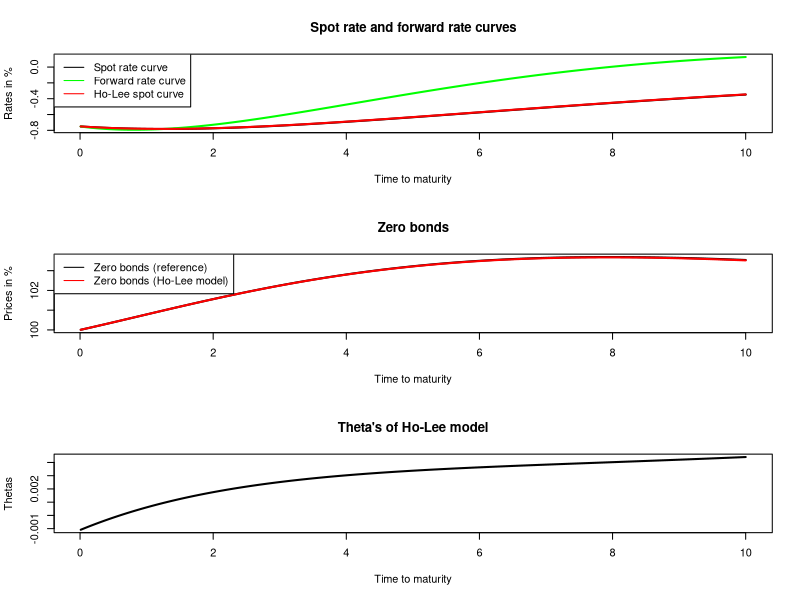

Recreate this plot in R.
df<-read.csv("result.csv", header=F)
colnames(df)<-c("t","r","f","theta","rhl","z","zhl")
save<-par(mfrow=c(3,1))
minY<-min(df[,c(2,3)])
maxY<-max(df[,c(2,3)])
x<-(df$t)
with(df, {
	plot(x, r,type="l",pch=3, lwd=2, ylim=c(minY,maxY),main="Spot rate and forward rate curves", ylab="Rates in %", xlab="Time to maturity")
	lines(x, f, col="green", type="l",lwd=2,pch=3)
	lines(x, rhl, col="red", type="l",lwd=2,pch=3)
	legend("topleft", legend=c("Spot rate curve", "Forward rate curve","Ho-Lee spot curve"), lty=1, col=c("black","green","red"))
})
with(df, {
	plot(x, z,type="l",pch=3, lwd=2, main="Zero bonds", ylab="Prices in %", xlab="Time to maturity")
	lines(x, zhl, col="red", type="l",lwd=2,pch=3)
	legend("topleft", legend=c("Zero bonds (reference)", "Zero bonds (Ho-Lee model)"), lty=1, col=c("black","red"))
})
with(df, {
	plot(x, theta,type="l",pch=3, lwd=2,main="Theta's of Ho-Lee model", ylab="Thetas", xlab="Time to maturity")
	# legend("topleft", legend=c("Quoted Price", "Calculated Price"), lty=1, col=c("black","red"))
})
par(save)
